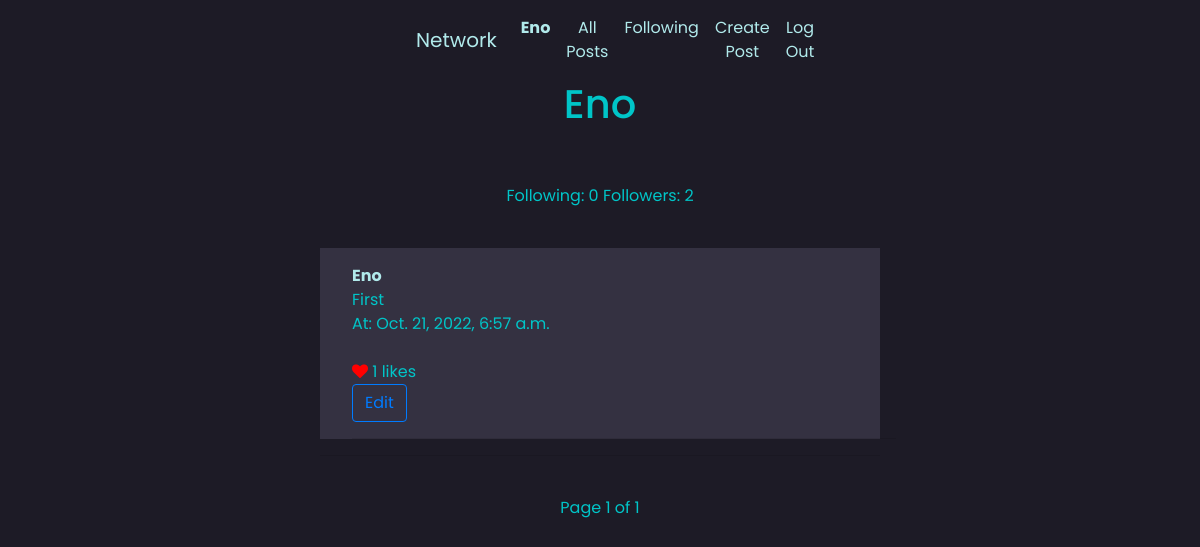
Before: /profile/Eno (signed in) with the older database file.
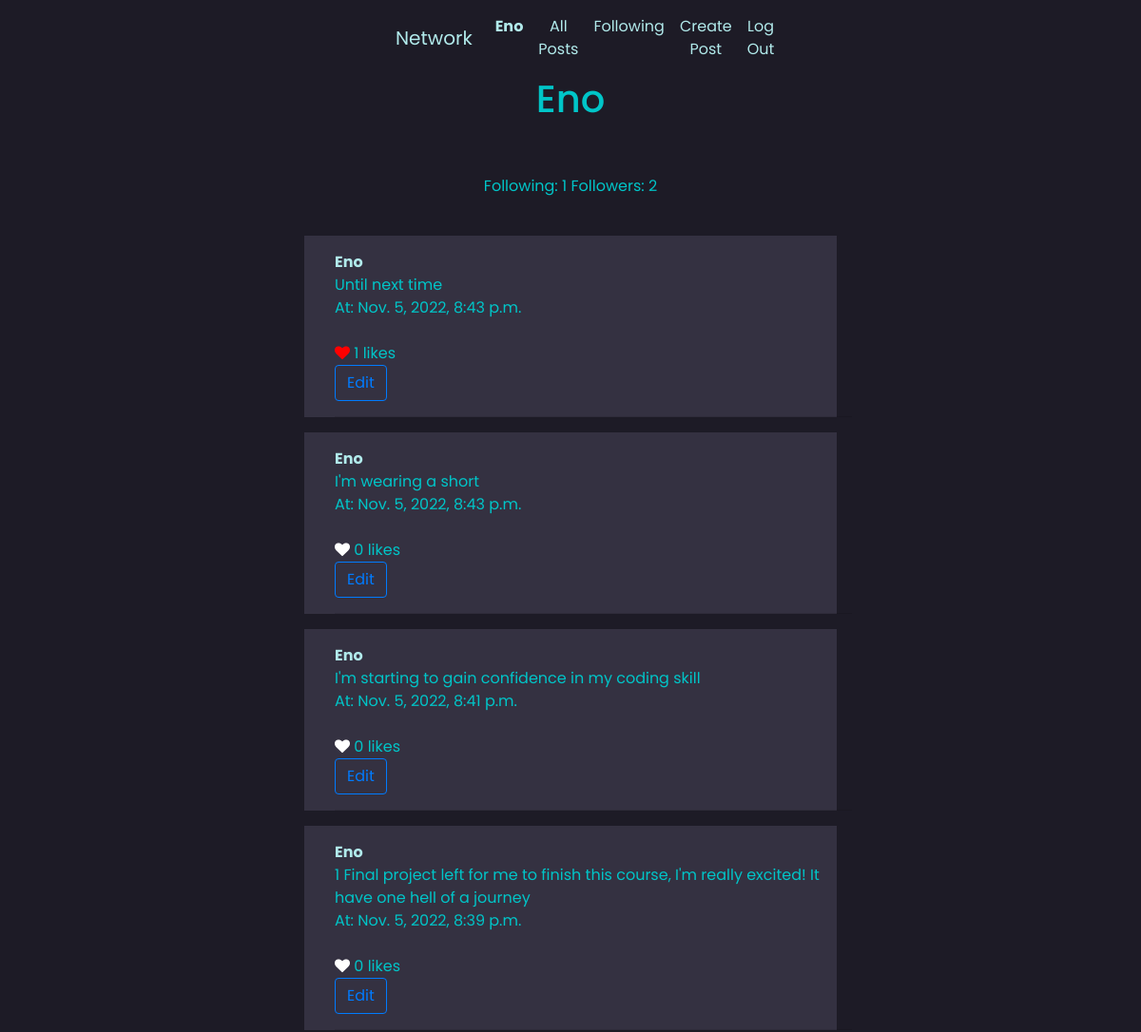
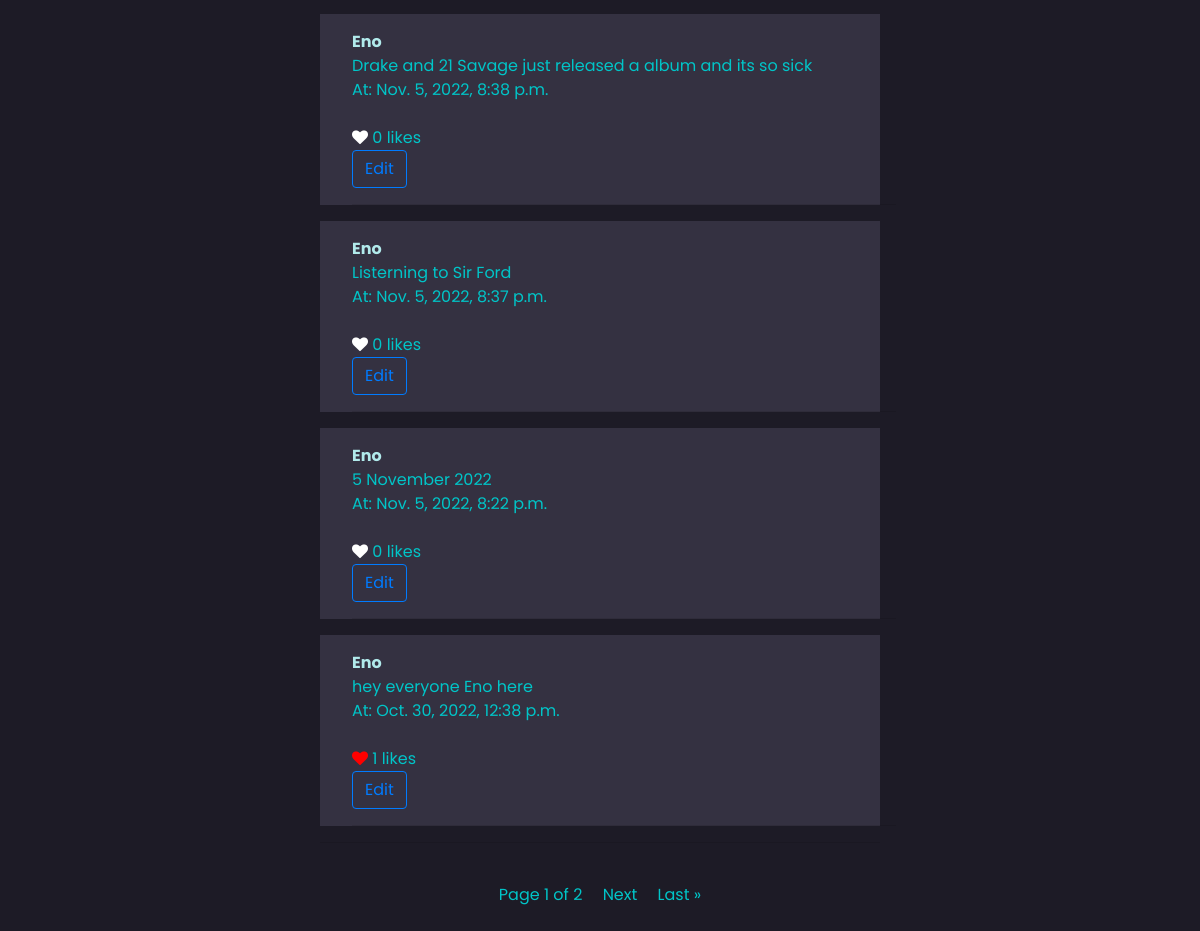
After: the same page with the newer database file (2 pictures, top to bottom).
### network/models.py (models this page shows, shortened)
class Post(models.Model):
    body = models.TextField()
    author = models.ForeignKey("User", on_delete=models.CASCADE, related_name="posts")
    date = models.DateTimeField(auto_now_add = True)
    likes = models.ManyToManyField("User", related_name="post_likes")
    def total_likes(self):
        return self.likes.count()

class User(AbstractUser):
    pass

### network/views.py (the view)
# urls.py: path("profile/<str:author>", views.profile, name="profile"),
@login_required(login_url='login')
def profile(request, author):
    posts  = Post.objects.all().order_by('-date')
    user = get_object_or_404(User, username=author)
    viewing_user = get_object_or_404(User, username=request.user)
    paginator = Paginator(posts, 10)
    page = request.GET.get('page')
    post = paginator.get_page(page)
    followers = user.followers.all().count()
    following_cnt = user.following.all().count()
    status = len(Profile.objects.filter(user=viewing_user).filter(following=user))
    return render(request, "network/profile_page.html", {
        "followers": followers,
        "following": following_cnt,
        "status": status,
        "post": post,
        "profile_user": user,
    })

### network/templates/network/profile_page.html (shortened to what this page needs)
{% extends "network/layout.html" %}
{% load static %}
{% block body %}
<center>
<div class="user-info">
    <h1>{{ profile_user }}</h1>
    <br><br>
    Following: {{ following }}
    Followers: <span class="following_count">{{ followers }}</span>
    <br><br>
</div>
</center>
<div class="user-posts">
    {% for post in post %}
    {% if post.author == profile_user %}
    <div class="post_item index_post" value="{{post.id}}">
        <div class="container">
        <strong><a href="{% url 'profile' post.author %}">{{post.author}}</a></strong>
        <div class="post-body">
           <div class="original">{{ post.body }}</div>
           <div class="time">At: {{ post.date }}</div>
        </div>
        <br>
        <div class="like-post">
            <form>
                {% if request.user in post.likes.all %}
                <i class="fa fa-heart like-btn" id="{{post.id}}" style="color:red"></i>
                {% else %}
                <i class="fa fa-heart like-btn" id="{{post.id}}" style="color:white"></i>
                {% endif %}
                <span class="likes-count">{{ post.total_likes }}</span> likes
            </form>
        </div>
        {% if request.user == post.author %}
        <button type="button" value="{{post.id}}" class="btn btn-outline-primary edit-btn">Edit</button>
        {% endif %}
        <hr>
        </div>
    </div>
    {% endif %}
    {% endfor %}
</div>
<center>
    <hr><br>
    Page {{ post.number }} of {{ post.paginator.num_pages }}
    {% if post.has_next %}
    <a id="next" href="?page={{ post.next_page_number }}">Next</a>
    <a id="last" href="?page={{ post.paginator.num_pages }}">Last &raquo</a>
    {% endif %}
    <br>
    <br>
</center>
{% endblock %}

Changed rows visible on the page:
no longer on this page (row unchanged): Post: author "Eno", body "First", date "Oct. 21, 2022, 6:57 a.m.", total_likes "1"
added Post: author "Eno", body "Until next time", date "Nov. 5, 2022, 8:43 p.m.", total_likes "1"
added Post: author "Eno", body "I'm wearing a short", date "Nov. 5, 2022, 8:43 p.m.", total_likes "0"
added Post: author "Eno", body "I'm starting to gain confidence in my coding skill", date "Nov. 5, 2022, 8:41 p.m.", total_likes "0"
added Post: author "Eno", body "1 Final project left for me to finish this course, I'm really excited! It have one hell of a journey", date "Nov. 5, 2022, 8:39 p.m.", total_likes "0"
added Post: author "Eno", body "Drake and 21 Savage just released a album and its so sick", date "Nov. 5, 2022, 8:38 p.m.", total_likes "0"
added Post: author "Eno", body "Listerning to Sir Ford", date "Nov. 5, 2022, 8:37 p.m.", total_likes "0"
added Post: author "Eno", body "5 November 2022", date "Nov. 5, 2022, 8:22 p.m.", total_likes "0"
added Post: author "Eno", body "hey everyone Eno here", date "Oct. 30, 2022, 12:38 p.m.", total_likes "1"
Other visible differences:
{{ following }}: "0" → "1"
{{ post.paginator.num_pages }}: "1" → "2"
text now shown: "Next Last »"
